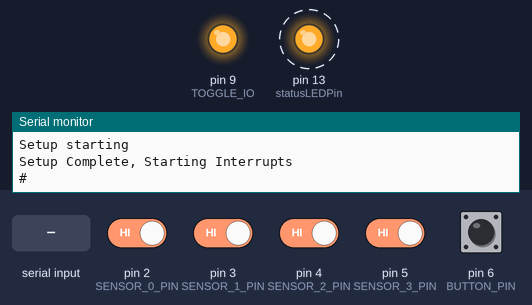
Bench run of a sketch on a simulated Arduino Uno, built for the host (arithmetic inside an expression is 32-bit, double 64-bit). On the bench: output pins drawn as LEDs (lit = HIGH), the last lines printed to the serial monitor. Dashed ring = blinking. The test bench sets the inputs (shaded band); at power-on: pin 2 (SENSOR_0_PIN), pin 3 (SENSOR_1_PIN), pin 4 (SENSOR_2_PIN), pin 5 (SENSOR_3_PIN), pin 6 (BUTTON_PIN) HIGH.

Above: at 0.88 s.
1.3 s: "g" received over Serial
At 1.88 s:
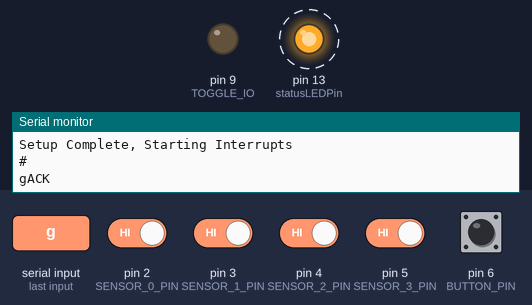
Timing chart, 0 to 10.3 s (numbered marks = the images above; inputs shaded):
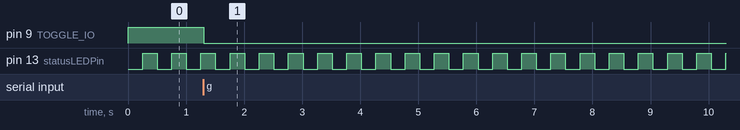

Measured:
- after the input at 1.3 s, pin 9 (TOGGLE_IO): HIGH → LOW at once
- by itself, pin 13 (statusLEDPin): alternates HIGH for 0.25 s and LOW for 0.25 s

The sketch:

advanced_msg.pde
```cpp
#undef int
#include <stdio.h>

#define TOGGLE_IO 9 //Arduino pin to toggle in timer ISR, used for debug
#define BUTTON_PIN 6
#define SENSOR_0_PIN 2   //
#define SENSOR_1_PIN 3   //
#define SENSOR_2_PIN 4   //
#define SENSOR_3_PIN 5   //
#define TICK_PACKET_MAX_SIZE 1
#define RACE_PACKET_SIZE 55  // buffer allocation for the race packet
#define RACE_PACKET_UTIL_SIZE 54 // buffer utilization for the race packet (keep this as low as possible to reduce overrun risk)

int statusLEDPin = 13;
long statusBlinkInterval = 250;
int lastStatusLEDValue = LOW;
long lastStatusBlinkMillis = 0;

boolean val0 = true;
boolean val1 = true;
boolean val2 = true;
boolean val3 = true;
boolean buttonPinVal = true;
boolean inputChange = false;

char sensorBuff = 0;

char strDebug[2];
char* p_Debug = strDebug;
char strRacePacket[RACE_PACKET_SIZE];
char* p_RacePacket = strRacePacket;
char strTXRacePacket[RACE_PACKET_SIZE];  // the TX buffer so we can reuse the RacePacket as soon as it fills
char* p_TXRacePacket = strTXRacePacket;

boolean sendRacePacketNow = true;  // Start by sending a blank packet
boolean buttonNow = false;

int lastWinnerLEDValue = LOW;
long lastWinnerBlinkMillis = 0;

boolean raceStarted = false;
boolean raceStarting = false;
boolean mockMode = false;
unsigned long raceStartMillis;
unsigned long currentTimeMillis;
////////////////////////////////////////////////////////


boolean lastSensor0Value = true;
boolean lastSensor1Value = true;
boolean lastSensor2Value = true;
boolean lastSensor3Value = true;
boolean lastButtonValue = true;

boolean racer1TickNow = false;
boolean racer2TickNow = false;
boolean racer3TickNow = false;
boolean racer4TickNow = false;


unsigned long racer1Ticks = 0;
unsigned long racer2Ticks = 0;
unsigned long racer3Ticks = 0;
unsigned long racer4Ticks = 0;

void handleInputChange(){

  inputChange = false;
}


/////////////////////////////////////////////////////////////////////////////////////////////
// MORGAN's new version using CTC -- magic numbers from the datasheet, sorry.
//
//Setup the PCICR  --  PCIE2 for port D
//Configures pin-change interrupt on port D

void SetupPinChangeInterrupts(){

  PCICR = 0b00000100;  // pin change interrupt on port D only (the sensor pins);
  PCMSK2 = 0b00111100; // enable pin interrupts PCINT18..21 (arduino I/O pins 2 3 4 5)

}


void blinkLED() {
  long num = millis();
  if (num - lastStatusBlinkMillis > statusBlinkInterval) {
    lastStatusBlinkMillis = num;

    if (lastStatusLEDValue == LOW)
      lastStatusLEDValue = HIGH;
    else
      lastStatusLEDValue = LOW;

    digitalWrite(statusLEDPin, lastStatusLEDValue);
  }

}

//////////////////////////////////////////////////////////////////////////////////
// checkSerial()
// Handles all command inputs from the PC for lighting, race start, timing, etc
// 'g' :  GO.  Resets racerTicks and should probably reset the clock or at least the Race Time.
// 'm' :  MOCK.  Starts a mock sensor data mode -- need to re-code this to output a reasonable sensor frequency
// 's'  :  STOP MOCK.  Stops the race, and turns off Mock Mode if it's on.
// 'L'  :  LIGHT.  Should be implemented to parse arbitrary light commands (format TBD)
//////////////////////////////////////////////////////////////////////////////////
void checkSerial(){
  char val;
  if(Serial.available()) {
    val = Serial.read();
    if(val == 'g') {
      Serial.println("gACK\n");
      cli();
      raceStartMillis = millis();
      sei();
      racer1Ticks = 0;
      racer2Ticks = 0;
    }
    if(val == 'm') {
      mockMode = true;
    }
    if(val == 's') {

      mockMode = false;
    }
  }
}

/////////////////////////////////////////////////////////////////////////////////////////////////
// the old, busted checkButton routine was a naughty poller -- should use a GPIO Interrupt instead
// this new, hotness one acts on a flag set in the interrupt-on-change for the button.
/////////////////////////////////////////////////////////////////////////////////////////////////
void checkButton(){
  if (buttonNow){
      racer1Ticks = 0;
      racer2Ticks = 0;
  }
  buttonNow = false;
}


void clearTXRacePacket(){
  int i;
  for (i=0; i < RACE_PACKET_SIZE; i++)
  {
    strTXRacePacket[i] = 0;
  }
}


void clearRacePacket(){
  int i;
  for (i=0; i < RACE_PACKET_SIZE; i++)
  {
    strRacePacket[i] = 0;
  }
}

/////////////////////////////////////////////////////////////////////////////////////////////
// MORGAN's new version using CTC -- magic numbers from the datasheet, sorry.
//
//Setup Timer2.
//Configures the ATMega168 8-Bit Timer2 to generate an interrupt
//at a frequency of 1 millisecond exactly (to about 1% accuracy)
//No return value.
//See the example usage below.

void SetupTimer2For2Milli(){

  //Timer2 Settings: Timer Prescaler /128, mode 2 = CTC
  //Timer clock = 16MHz/128 = 125kHz or 8us ticks
  //The /128 prescale gives this increment
  //so we just hard code this for now.

  TCCR2A = 0b00000010;  // no output compare, just CTC mode set by WGM22,21,20;
  TCCR2B = 0b00000101;  // prescaler = 128
  OCR2A = 0xFA;  //7D = 125 counts for 1millisecond with /128 prescaler -- 2ms at FA
  TIMSK2 = 0b00000010;  // enable OCR2A compare interrupt (this is our 2ms interrupt), disable OCR2B and overflow
  TCNT2=0;
}

void SetupPinChangeLogic(){
  val0 = digitalRead(SENSOR_0_PIN);
    val1 = digitalRead(SENSOR_1_PIN);
    val2 = digitalRead(SENSOR_2_PIN);
    val3 = digitalRead(SENSOR_3_PIN);
    buttonPinVal = digitalRead(BUTTON_PIN);
    lastSensor0Value = val0;  // now that you've used this value of val#, make sure it's recorded as the standing value...
    lastSensor1Value = val1;
    lastSensor2Value = val2;
    lastSensor3Value = val3;
    lastButtonValue = buttonPinVal;

}

void setup() {
  cli();
  clearRacePacket();
  clearTXRacePacket();
  Serial.begin(115200);
  Serial.println("Setup starting");
  SetupTimer2For2Milli();
  SetupPinChangeInterrupts();
  pinMode(statusLEDPin, OUTPUT);
  pinMode(TOGGLE_IO, OUTPUT);
  pinMode(SENSOR_0_PIN, INPUT);
  pinMode(SENSOR_1_PIN, INPUT);
  pinMode(SENSOR_2_PIN, INPUT);
  pinMode(SENSOR_3_PIN, INPUT);
  pinMode(BUTTON_PIN, INPUT);
  digitalWrite(BUTTON_PIN, HIGH);
  SetupPinChangeLogic();
  Serial.println("Setup Complete, Starting Interrupts");
  sei();
}

// STATUS:  data is now sent raw low nibble but is suffixed with '#'


long time = 0;
char strTime[10];


void loop(void) {
  blinkLED();
  //digitalWrite(TOGGLE_IO,!digitalRead(TOGGLE_IO));
  checkSerial();
  checkButton();
 // if (digitalRead(SENSOR_0_PIN)) Serial.println("$");
  if (inputChange) handleInputChange();
  if (sendRacePacketNow == true){
     strcat(p_RacePacket, "#");
     sendRacePacketNow = false;
     clearTXRacePacket();
     strcpy(p_TXRacePacket, p_RacePacket);  // copy it to the TX buffer
     clearRacePacket(); // and zero the packet
     cli();
     time = millis() - raceStartMillis; // NOTE SPRINTF %u and %i escapes FUCK UP THE TIME -- 16 bit instead of 32 bit
     sei();
     ltoa(time, strTime, 10);
     sprintf(p_RacePacket, "!%s@", strTime);  // then put the time in milliseconds into first position plus the flag character @
//     Serial.println("this is a longer string which has more letters");  // now send the buffered copy
     Serial.println(p_TXRacePacket);  // now send the buffered copy
      //Serial.println(strTime);
  }
  //digitalWrite(TOGGLE_IO,!digitalRead(TOGGLE_IO));
}


/////////////////////////////////////////////////////////////////////////////////////////////
//Timer2 CTC (c)interrupt vector handler
/////////////////////////////////////////////////////////////////////////////////////////////
ISR(TIMER2_COMPA_vect) {
//Toggle the IO pin to the other state.  DEBUG
  digitalWrite(TOGGLE_IO,!digitalRead(TOGGLE_IO));

// Packet format is '!' + time + '@' + hexadecimal representation of tickstate for each 2 milliseconds.
//

    char m = 0;                   // build a nibble containing the tickNow info
    // NOTE on interrupt disable -- if the GPIO interrupt sets a flag between saving the tickNow
    // states in "m", it could be incorrectly cleared by the following section.
    // disable interrupts for this brief period to make sure this does not happen
    // note that we do NOT disable interrupts while performing the potentially
    // time-consuming sprintf, strcat, and strlen calls
    // The GPIO interrupts should still generally take precedence.
    sei();
    m |= racer1TickNow;
    m |= racer2TickNow << 1;
    m |= racer3TickNow << 2;
    m |= racer4TickNow << 3;
    racer1TickNow = false;        // reset the TickNow state so we don't duplicate ticks
    racer2TickNow = false;
    racer3TickNow = false;
    racer4TickNow = false;

    m = m + 'a';


    cli();

    char n = 0;
    sprintf(&n,"%c", m);        // print the nibble into HEX 0123456789ABCDEF
    strcat(p_RacePacket, &n);     // add it to the buffer -- just send it raw instead?...
    int size = strlen(p_RacePacket);
    if (size > (RACE_PACKET_SIZE - 1))
    {
                //We're out of space and lost data -- should never get here
      Serial.println("Buffer Overrun during GPIO Scan");
    }
    else if (size >= (RACE_PACKET_UTIL_SIZE - TICK_PACKET_MAX_SIZE))
    {
      // Packet is full, so just in case we end up with one more in there,
      // set the flag now to transmit the packet back in the main loop
      sendRacePacketNow = true;
    }
}


/////////////////////////////////////////////////////////////////////////////////////////////
//GPIO on-change interrupt vector handler
/////////////////////////////////////////////////////////////////////////////////////////////
ISR(PCINT2_vect) {
  // We need to disable interrupts here to ensure that subsequent ticks are processed after this round
  // Cannot allow a change in state to screw up the process of checking versus previous states.
    cli();

    // Read each of the pins
    // This should really be done in a faster way by reading the port once to minimize ISR execution time
    // but for whatever reason, the last attempt at doing that didn't work.
    // So we'll just use the likely non-optimizing calls from the Arduino library
    val0 = digitalRead(SENSOR_0_PIN);
    val1 = digitalRead(SENSOR_1_PIN);
    val2 = digitalRead(SENSOR_2_PIN);
    val3 = digitalRead(SENSOR_3_PIN);
    buttonPinVal = digitalRead(BUTTON_PIN);

// If the frame check interrupt hasn't yet dealt with a tickNow event, make sure you don't erase that tick
// Since nobody will ever drive the sensor faster than 500Hz (250 actual ticks/second),
// the frame check interrupt will never get multiple ticks on a single sensor.
//
// Previously this code did not check, causing ticks to be erased if another pin changed before the frame check
// interrupt serviced the appropriate tickNow flag

    if (!racer1TickNow) racer1TickNow = ((val0 == false) && (lastSensor0Value == true));
    if (!racer2TickNow) racer2TickNow = ((val1 == false) && (lastSensor1Value == true));
    if (!racer3TickNow) racer3TickNow = ((val2 == false) && (lastSensor2Value == true));
    if (!racer4TickNow) racer4TickNow = ((val3 == false) && (lastSensor3Value == true));
    if (!buttonNow) buttonNow = ((buttonPinVal == false) && (lastButtonValue == true));

    lastSensor0Value = val0;  // now that you've used this value of val#, make sure it's recorded as the standing value...
    lastSensor1Value = val1;
    lastSensor2Value = val2;
    lastSensor3Value = val3;
    lastButtonValue = buttonPinVal;

    inputChange = true;

    // Reenable interrupts
    sei();
}
```
